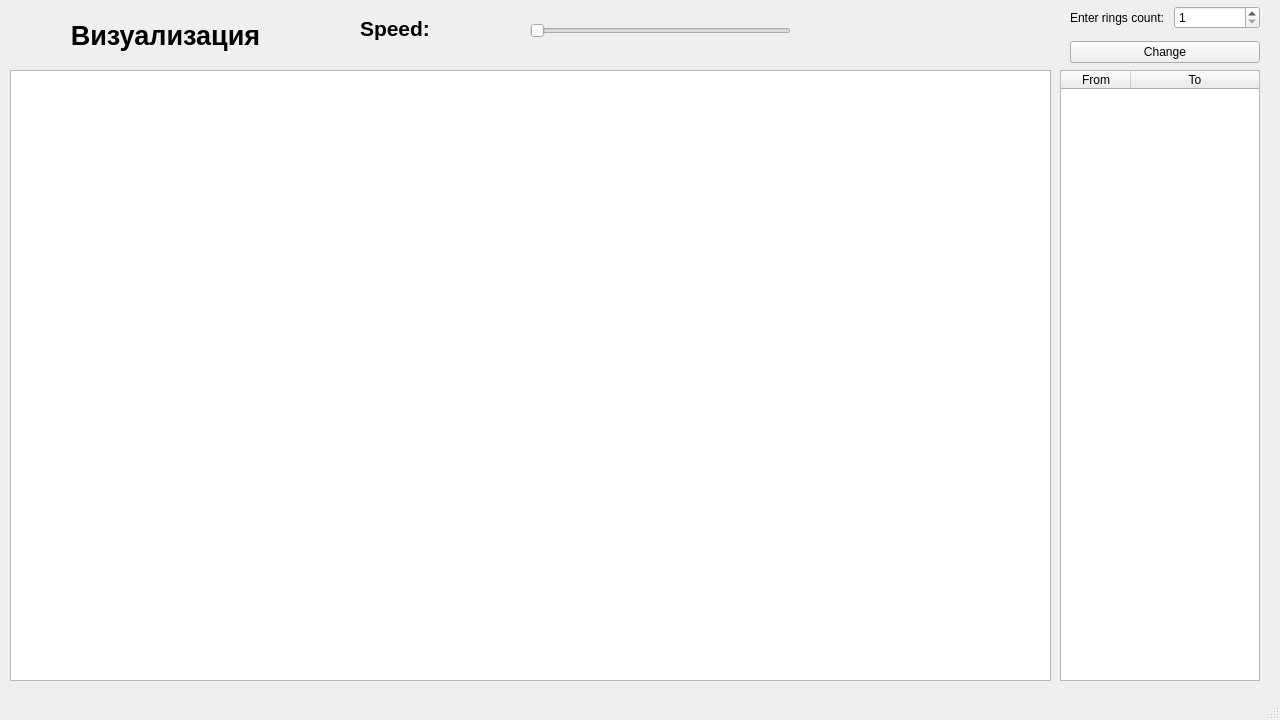
<?xml version="1.0" encoding="UTF-8"?>
<ui version="4.0">
 <class>MainWindow</class>
 <widget class="QMainWindow" name="MainWindow">
  <property name="geometry">
   <rect>
    <x>0</x>
    <y>0</y>
    <width>1280</width>
    <height>720</height>
   </rect>
  </property>
  <property name="sizePolicy">
   <sizepolicy hsizetype="Fixed" vsizetype="Fixed">
    <horstretch>0</horstretch>
    <verstretch>0</verstretch>
   </sizepolicy>
  </property>
  <property name="minimumSize">
   <size>
    <width>1280</width>
    <height>720</height>
   </size>
  </property>
  <property name="maximumSize">
   <size>
    <width>1280</width>
    <height>720</height>
   </size>
  </property>
  <property name="windowTitle">
   <string>Task 4</string>
  </property>
  <widget class="QWidget" name="centralwidget">
   <widget class="QTableWidget" name="tableWidget">
    <property name="geometry">
     <rect>
      <x>1060</x>
      <y>70</y>
      <width>200</width>
      <height>611</height>
     </rect>
    </property>
    <property name="editTriggers">
     <set>QAbstractItemView::NoEditTriggers</set>
    </property>
    <property name="dragDropOverwriteMode">
     <bool>false</bool>
    </property>
    <property name="selectionMode">
     <enum>QAbstractItemView::SingleSelection</enum>
    </property>
    <property name="selectionBehavior">
     <enum>QAbstractItemView::SelectRows</enum>
    </property>
    <attribute name="horizontalHeaderDefaultSectionSize">
     <number>70</number>
    </attribute>
    <attribute name="horizontalHeaderStretchLastSection">
     <bool>true</bool>
    </attribute>
    <column>
     <property name="text">
      <string>From</string>
     </property>
    </column>
    <column>
     <property name="text">
      <string>To</string>
     </property>
    </column>
   </widget>
   <widget class="QGraphicsView" name="graphicsView">
    <property name="geometry">
     <rect>
      <x>10</x>
      <y>70</y>
      <width>1041</width>
      <height>611</height>
     </rect>
    </property>
    <property name="sizePolicy">
     <sizepolicy hsizetype="Fixed" vsizetype="Fixed">
      <horstretch>0</horstretch>
      <verstretch>0</verstretch>
     </sizepolicy>
    </property>
    <property name="sceneRect">
     <rectf>
      <x>0.000000000000000</x>
      <y>0.000000000000000</y>
      <width>1.000000000000000</width>
      <height>1.000000000000000</height>
     </rectf>
    </property>
    <property name="transformationAnchor">
     <enum>QGraphicsView::NoAnchor</enum>
    </property>
   </widget>
   <widget class="QLabel" name="label_2">
    <property name="geometry">
     <rect>
      <x>10</x>
      <y>20</y>
      <width>311</width>
      <height>31</height>
     </rect>
    </property>
    <property name="font">
     <font>
      <pointsize>20</pointsize>
      <weight>75</weight>
      <bold>true</bold>
     </font>
    </property>
    <property name="text">
     <string>Визуализация</string>
    </property>
    <property name="alignment">
     <set>Qt::AlignCenter</set>
    </property>
   </widget>
   <widget class="QWidget" name="layoutWidget">
    <property name="geometry">
     <rect>
      <x>1070</x>
      <y>0</y>
      <width>190</width>
      <height>70</height>
     </rect>
    </property>
    <layout class="QVBoxLayout" name="verticalLayout">
     <item>
      <layout class="QHBoxLayout" name="horizontalLayout">
       <item>
        <widget class="QLabel" name="label">
         <property name="text">
          <string>Enter rings count: </string>
         </property>
        </widget>
       </item>
       <item>
        <widget class="QSpinBox" name="spinBox">
         <property name="minimum">
          <number>1</number>
         </property>
         <property name="maximum">
          <number>10</number>
         </property>
        </widget>
       </item>
      </layout>
     </item>
     <item>
      <widget class="QPushButton" name="pushButton">
       <property name="text">
        <string>Change</string>
       </property>
      </widget>
     </item>
    </layout>
   </widget>
   <widget class="QSlider" name="spinBox_2">
    <property name="geometry">
     <rect>
      <x>530</x>
      <y>20</y>
      <width>261</width>
      <height>21</height>
     </rect>
    </property>
    <property name="orientation">
     <enum>Qt::Horizontal</enum>
    </property>
   </widget>
   <widget class="QLabel" name="label_3">
    <property name="geometry">
     <rect>
      <x>360</x>
      <y>10</y>
      <width>152</width>
      <height>37</height>
     </rect>
    </property>
    <property name="font">
     <font>
      <pointsize>16</pointsize>
      <weight>75</weight>
      <bold>true</bold>
     </font>
    </property>
    <property name="text">
     <string>Speed: </string>
    </property>
   </widget>
  </widget>
  <widget class="QMenuBar" name="menubar">
   <property name="geometry">
    <rect>
     <x>0</x>
     <y>0</y>
     <width>1280</width>
     <height>22</height>
    </rect>
   </property>
  </widget>
  <widget class="QStatusBar" name="statusbar"/>
 </widget>
 <resources/>
 <connections/>
</ui>
